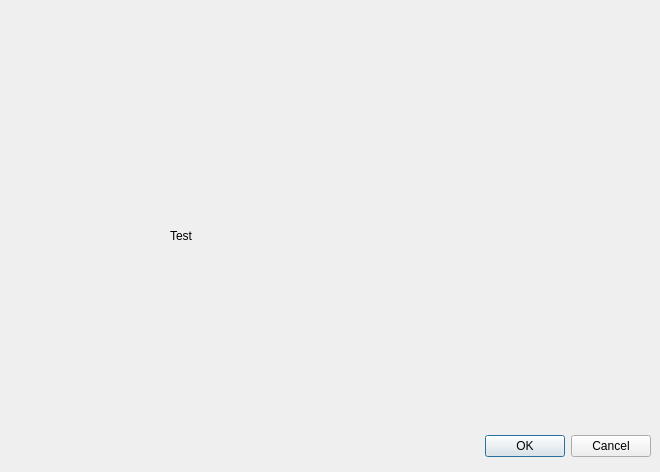
<?xml version="1.0" encoding="UTF-8"?>
<ui version="4.0">
 <class>CelebrationScreen</class>
 <widget class="QDialog" name="CelebrationScreen">
  <property name="geometry">
   <rect>
    <x>0</x>
    <y>0</y>
    <width>660</width>
    <height>472</height>
   </rect>
  </property>
  <property name="windowTitle">
   <string>You Win</string>
  </property>
  <widget class="QDialogButtonBox" name="buttonBox">
   <property name="geometry">
    <rect>
     <x>310</x>
     <y>430</y>
     <width>341</width>
     <height>32</height>
    </rect>
   </property>
   <property name="orientation">
    <enum>Qt::Horizontal</enum>
   </property>
   <property name="standardButtons">
    <set>QDialogButtonBox::Cancel|QDialogButtonBox::Ok</set>
   </property>
  </widget>
  <widget class="QLabel" name="youWinLabel">
   <property name="geometry">
    <rect>
     <x>170</x>
     <y>60</y>
     <width>441</width>
     <height>351</height>
    </rect>
   </property>
   <property name="text">
    <string>Test</string>
   </property>
  </widget>
 </widget>
 <resources/>
 <connections>
  <connection>
   <sender>buttonBox</sender>
   <signal>accepted()</signal>
   <receiver>CelebrationScreen</receiver>
   <slot>accept()</slot>
   <hints>
    <hint type="sourcelabel">
     <x>248</x>
     <y>254</y>
    </hint>
    <hint type="destinationlabel">
     <x>157</x>
     <y>274</y>
    </hint>
   </hints>
  </connection>
  <connection>
   <sender>buttonBox</sender>
   <signal>rejected()</signal>
   <receiver>CelebrationScreen</receiver>
   <slot>reject()</slot>
   <hints>
    <hint type="sourcelabel">
     <x>316</x>
     <y>260</y>
    </hint>
    <hint type="destinationlabel">
     <x>286</x>
     <y>274</y>
    </hint>
   </hints>
  </connection>
 </connections>
</ui>
